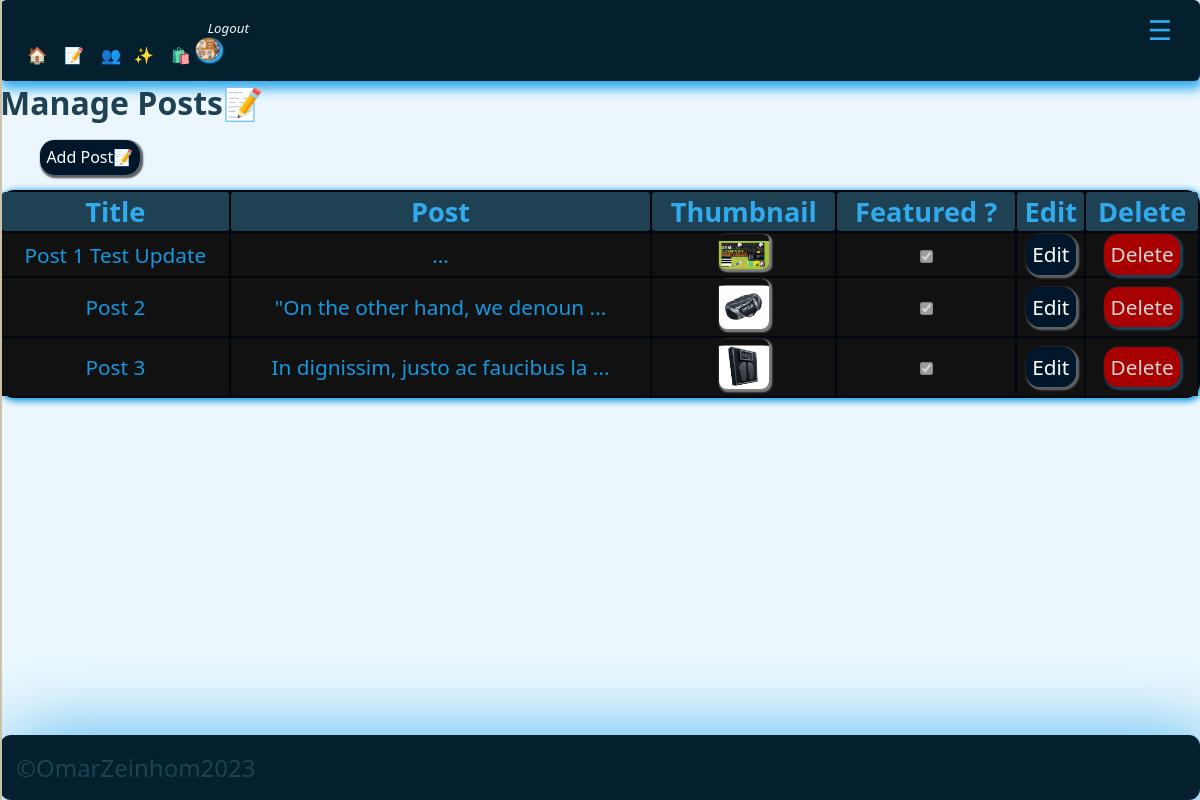
The page /adminpanel/manage_posts.php (signed in) on the database as committed earlier.
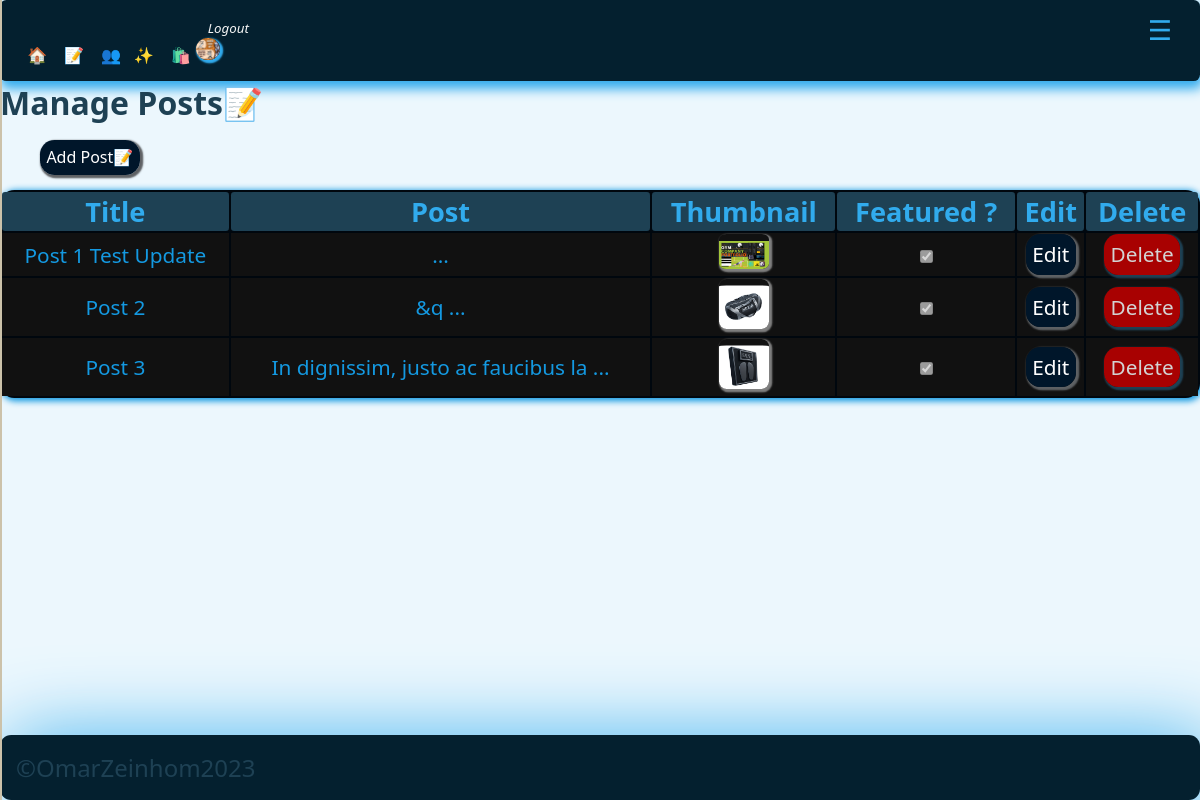
The same page on the database as committed later.
### tables this page shows
CREATE TABLE `users` (
  `id` int(11) UNSIGNED NOT NULL,
  `firstname` varchar(50) NOT NULL,
  `lastname` varchar(50) NOT NULL,
  `username` varchar(50) NOT NULL,
  `email` varchar(100) NOT NULL,
  `password` varchar(255) NOT NULL,
  `avatar` varchar(255) NOT NULL,
  `is_admin` tinyint(1) NOT NULL
);

CREATE TABLE `posts` (
  `id` int(11) UNSIGNED NOT NULL,
  `title` varchar(255) NOT NULL,
  `body` text NOT NULL,
  `thumbnail` varchar(255) NOT NULL,
  `date_time` timestamp NOT NULL DEFAULT current_timestamp(),
  `category_id` int(11) UNSIGNED DEFAULT NULL,
  `author_id` int(11) UNSIGNED NOT NULL,
  `is_featured` tinyint(1) NOT NULL
);

### adminpanel/manage_posts.php (the view, shortened to what this page needs)
<?php
$page__title = 'Manage Posts📝';
include('./partials/sidenav/sidenav.php');
$query = "SELECT * FROM posts";
$posts = mysqli_query($connect__db, $query);
?>
<h1><?php echo $page__title; ?></h1>
<br />
<ul class=''>
    <li class='app__sidenav-item'><a class="app__link-btn" href="<?= ADMIN_URL ?>add_post.php">Add
            Post📝</a></li>
</ul>
<br />
<table class="app__table" style="overflow: x-auto; margin: auto; max-width: 1700px; width:100%; height:100%;">
    <thead class="app__thead">
        <tr clas="app__tr">
            <th class="app_th">Title</th>
            <th class="app_th">Post</th>
            <th class="app_th">Thumbnail</th>
            <th class="app_th">Featured ?</th>
            <th class="app_th">Edit</th>
            <th class="app_th">Delete</th>
        </tr>
    </thead>
    <tbody class="app__tbody">
        <?php while ($single_post = mysqli_fetch_assoc($posts)) : ?>
            <tr clas="app__tr">
                <td class="app__td" id="postsTitle"><?= $single_post['title']; ?></td>
                <td class="app__td" id="postsBody"> <?= substr($single_post['body'], 0, 50)  . " ..."; ?></td>
                <td class="app__td" id="postsThumbnail"> <img src="<?= ROOT_URL . 'images/' . $single_post['thumbnail'] ?>" style="padding-top: 0.4rem;border-radius: 15%; object-fit:cover; box-shadow: 0.1rem 0.1rem 0.1rem 0.1rem gray;" class="app__thumbnail-avatar" width="50px" height="50px" alt="admin_post_thumbnail" /></td>
                <td class="app__td" id="postsFeatured"><input type="checkbox" value="" checked disabled /></td>
                <td class="app__td"><a href="<?= ADMIN_URL ?>edit_post.php?id=<?= $single_post['id'] ?? null; ?>" class="app__link-btn">Edit</a></td>
                <td class="app__td"><a href="<?= ADMIN_URL ?>delete_post.php?id=<?= $single_post['id'] ?? null; ?>" class="app__alert-btn-sm">Delete</a></td>
            </tr>
        <?php endwhile; ?>
    </tbody>
</table>
<?php
include('./partials/footer/footer.php');
?>

### adminpanel/partials/header/header.php (shortened to what this page needs)
<!DOCTYPE html>
<html lang="en">
<head>
    <link rel='stylesheet' href='/portfolio/global/styles/css/adminstyles.css'>
</head>
<body>

### adminpanel/partials/nav/nav.php (shortened to what this page needs)
<?php
include('./partials/header/header.php');
if (isset($_SESSION['user-id'])) {
    $id = filter_var($_SESSION['user-id'], FILTER_SANITIZE_NUMBER_INT);
    $query = "SELECT avatar from users WHERE id=$id";
    $result = mysqli_query($connect__db, $query);
    $avatar = mysqli_fetch_assoc($result);
}
?>
<div class="app__sidenav-closed">
    <li class='app__sidenav-item'><a href="<?= ADMIN_URL ?>dashboard.php" class="app__sidenav-itemLink"> 🏠</a></li>
    <li class='app__sidenav-item'><a href="<?= ADMIN_URL ?>manage_posts.php" class="app__sidenav-itemLink">📝</a>
    </li>
    <?php
    if (isset($_SESSION['user_is_admin'])) : ?>
        <li class='app__sidenav-item'><a href="<?= ADMIN_URL ?>manage_users.php" class="app__sidenav-itemLink">👥</a>
        <li class='app__sidenav-item'><a href="<?= ADMIN_URL  ?>manage_categories.php" class="app__sidenav-itemLink">✨</a>
        </li>
        <li class='app__sidenav-item'><a href="<?= ADMIN_URL  ?>manage_products.php" class="app__sidenav-itemLink">🛍️ </a>
        </li>
    <?php endif; ?>
    <?php if (isset($_SESSION['user-id'])) : ?>
        <li class='app__sidenav-item'>
            <a href="<?= ROOT_URL ?>logout.php" class="app__sidenav-itemLink"><small>
                    <i> Logout</i>
                </small>
                <img alt="avatar" class="app__admin__nav-avatar" loading="lazy" src="<?= ROOT_URL . 'images/' . $avatar['avatar'] ?>" />
            </a>
        </li>
    <?php else : ?>
        <li class='app__sidenav-item'><a href="<?= ROOT_URL ?>login.php" class="app__sidenav-itemLink">🚪</a>
        </li>
    <?php endif; ?>
</div>

### adminpanel/partials/sidenav/sidenav.php (shortened to what this page needs)
<?php
include('./partials/nav/nav.php');
?>
<span onclick='openAppSideNav()' class="app__sidenav-openBtn" href='javascript:void(0)'>☰</span>
<nav class='app__sidenav' id="appSideNav">
</nav>

### adminpanel/partials/footer/footer.php
<footer class="app__footer">
    <small class="app__footer-small">
        ©OmarZeinhom2023
    </small>
</footer>
</body>
</html>

### global/styles/css/adminstyles.css (style rules this page uses)
.app__admin__nav-avatar { border-radius: 90%; max-width: 1.5rem; max-height: 1.4rem; width: 100%; height: 100%; -o-object-fit: cover; object-fit: cover; background-color: black; box-shadow: 0.1rem 0.1rem 0.1rem 0.1rem var(--color-primary); }
.app__sidenav-closed { top: 0; background-color: var(--color-blackpearl); padding: 1rem 1rem 1rem 1rem; box-shadow: 0.1rem 0.4rem 0.7rem 0.1rem var(--color-primary); width: 100%; max-width: 100%; border-radius: 0.4rem; height: 100%; }
.app__sidenav-openBtn { position: absolute; top: 0; right: 0.25rem; font-size: 1.4rem; margin-top: 0.7rem; margin-right: 1.5rem; cursor: pointer; font-size: 1.7rem; color: var(--color-pictonblue); }
.app__sidenav { height: 100%; width: 0%; overflow-y: hidden; overflow-x: hidden; background: #eae0c8; background: linear-gradient(to bottom, #053d57 0%, #0b004b 100%); background: -ms-linear-gradient(top, #457e99 0%, #00114e 100%); filter: progid:DXImageTransform.Microsoft.gradient(startColorstr="#457e99", endColorstr="#00114e", GradientType=0); border: 0.1rem solid #ccc2aa; box-shadow: inset 0 1px 0 #f9efd7; -webkit-box-shadow: inset 0 1px 0 #f9efd7; -moz-box-shadow: inset 0 1px 0 #f9efd7; top: 0; z-index: 1; position: fixed; overflow-x: hidden; background-color: rgba(17, 17, 17, 0.0666666667); padding-top: 1.5rem; transition: 0.4s ease-in-out; }
.app__sidenav-item { display: inline-block; }
.app__sidenav-itemLink { text-decoration: none; transition: 0.3s all ease-in-out; color: whitesmoke; padding: 0.1rem 0.1rem 0.3rem 0.7rem; transition: 0.3s ease-in-out; }
.app__footer { margin-top: auto; width: 100%; background-color: var(--color-blackpearl); padding: 1rem 4rem 1rem 1rem; box-shadow: 0.7rem 0.4rem 5rem 0.1rem var(--color-primary); width: 100%; max-width: 100%; border-radius: 0.4rem; word-spacing: 1rem; border-radius: 0.7rem; overflow: hidden; bottom: 0; position: fixed; }
.app__footer-small { font-size: 1.5rem; }
* { box-sizing: border-box; }
.app__table { background-color: var(--color-dark-pearl); text-align: center; box-shadow: 0.1rem 0.1rem 0.4rem 0.1rem var(--color-cerulean); border-radius: 0.9rem; width: 100%; height: 100%; font-size: 1.7rem; }
.app_th { background-color: var(--color-primary-dark); border-radius: 0.2rem; font-size: rem; color: var(--color-primary); }
.app__tbody { background-color: var(--color-darkest-gray); color: var(--color-cerulean); padding: 1rem 1rem 1rem 1rem; }
.app__td { font-size: 1.3rem; }
.app__link-btn { text-decoration: none; color: var(--color-white); transition: 0.3s ease-in all; box-shadow: 0.1rem 0.1rem 0.1rem 0.1rem var(--color-dark-gray); border-radius: 0.9rem; padding: 0.4rem 0.4rem 0.4rem 0.4rem; background-color: var(--color-dark-navyblue); }
.app__alert-btn-sm { text-decoration: none; color: var(--color-lightest-gray); background-color: var(--color-red); transition: 0.3s ease-in all; box-shadow: 0.1rem 0.1rem 0.1rem 0.1rem var(--color-primary-dark); border-radius: 0.9rem; padding: 0.4rem 0.4rem 0.4rem 0.4rem; }
.app__thumbnail-avatar { max-width: 50px; max-height: 50px; width: 100%; height: 100%; padding-top: 0.4rem; border-radius: 15%; -o-object-fit: cover; object-fit: cover; box-shadow: 0.1rem 0.1rem 0.1rem 0.1rem gray; }
:root { --color-primary: #31abed; --color-alternative: #08405e; --color-primary-dark: #1e4154; --color-bgprimary: #053d57; --color-bgwhitefoam: #ecf7fd; --color-blackpearl: #04202f; --color-tiber: #052638; --color-tarawera: #08405e; --color-greenblue: #0e6da0; --color-cerulean: #1499e1; --color-pictonblue: #31abed; --color-malibu: #72c6f3; --color-sail: #b4e0f8; --color-selago: #f6fbfe; --color-black: black; --color-medium-gray: #7d8184; --color-dark-gray: #5e6164; --color-darkest-gray: #111111; --color-light-gray: #a9a9a9; --color-lightest-gray: #d3d3d3; --color-dark-pearl: #00070e; --color-dark-navyblue: #00162a; --color-white: #ffffff; --color-red: #a80101; --color-dark-red: #700000; --transition-slow: all 3s ease-in-out; --transition-medium: all 1.5s ease-in-out; --transition-fast: all 0.3s ease-in-out; }
* { margin: auto; }
html { height: 100%; width: 100%; }
body { background-color: var(--color-bgwhitefoam); color: var(--color-primary-dark); font-family: system-ui, -apple-system, BlinkMacSystemFont, "Segoe UI", Roboto, Oxygen, Ubuntu, Cantarell, "Open Sans", "Helvetica Neue", sans-serif; width: 100%; }
a { color: #ffffff; }

Rows that differ between the two databases and show on the page:
changed posts "Post 2": body "\"On the other hand, we denoun" → "&q"
